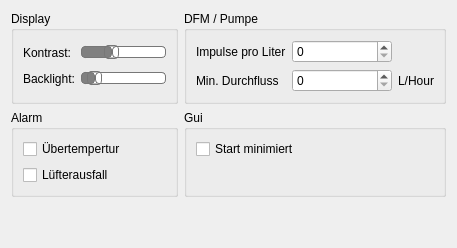
      <widget class="QWidget" name="tabOptionen">
       <attribute name="title">
        <string>Optionen</string>
       </attribute>
       <layout class="QGridLayout" name="gridLayout_27">
        <item row="2" column="2">
         <widget class="QGroupBox" name="groupBox_6">
          <property name="title">
           <string>Gui</string>
          </property>
          <layout class="QGridLayout" name="gridLayout_31">
           <item row="0" column="0" alignment="Qt::AlignTop">
            <widget class="QCheckBox" name="optionenStartMinimiert">
             <property name="text">
              <string>Start minimiert</string>
             </property>
            </widget>
           </item>
          </layout>
         </widget>
        </item>
        <item row="2" column="0" colspan="2">
         <widget class="QGroupBox" name="groupBox_3">
          <property name="title">
           <string>Alarm</string>
          </property>
          <layout class="QGridLayout" name="gridLayout_29">
           <item row="0" column="3">
            <spacer name="horizontalSpacer_4">
             <property name="orientation">
              <enum>Qt::Horizontal</enum>
             </property>
             <property name="sizeHint" stdset="0">
              <size>
               <width>40</width>
               <height>20</height>
              </size>
             </property>
            </spacer>
           </item>
           <item row="4" column="0">
            <widget class="QCheckBox" name="optionenAlarmLuefter">
             <property name="text">
              <string>Lüfterausfall</string>
             </property>
            </widget>
           </item>
           <item row="0" column="0">
            <widget class="QCheckBox" name="optionenAlarmTemperatur">
             <property name="text">
              <string>Übertempertur</string>
             </property>
            </widget>
           </item>
          </layout>
         </widget>
        </item>
        <item row="5" column="0" colspan="2">
         <spacer name="verticalSpacer_5">
          <property name="orientation">
           <enum>Qt::Vertical</enum>
          </property>
          <property name="sizeHint" stdset="0">
           <size>
            <width>20</width>
            <height>40</height>
           </size>
          </property>
         </spacer>
        </item>
        <item row="1" column="0" colspan="2">
         <widget class="QGroupBox" name="groupBox_4">
          <property name="title">
           <string>Display</string>
          </property>
          <layout class="QGridLayout" name="gridLayout_30">
           <item row="1" column="0">
            <widget class="QLabel" name="label_30">
             <property name="text">
              <string>Kontrast:</string>
             </property>
            </widget>
           </item>
           <item row="2" column="0">
            <widget class="QLabel" name="label_31">
             <property name="text">
              <string>Backlight:</string>
             </property>
            </widget>
           </item>
           <item row="2" column="1">
            <widget class="QSlider" name="optionenAnzeigeBeleuchtung">
             <property name="styleSheet">
              <string notr="true">QSlider::groove:horizontal {
border: 1px solid #bbb;
background: white;
height: 10px;
border-radius: 4px;
}

QSlider::sub-page:horizontal {
background: gray;
border: 1px solid #777;
height: 10px;
border-radius: 4px;
}

QSlider::add-page:horizontal {
background: #fff;
border: 1px solid #777;
height: 10px;
border-radius: 4px;
}

QSlider::handle:horizontal {
background: qlineargradient(x1:0, y1:0, x2:1, y2:1,
    stop:0 #eee, stop:1 #ccc);
border: 1px solid #777;
width: 13px;
margin-top: -2px;
margin-bottom: -2px;
border-radius: 4px;
}

QSlider::handle:horizontal:hover {
background: qlineargradient(x1:0, y1:0, x2:1, y2:1,
    stop:0 #fff, stop:1 #ddd);
border: 1px solid #444;
border-radius: 4px;
}

QSlider::sub-page:horizontal:disabled {
background: #bbb;
border-color: #999;
}

QSlider::add-page:horizontal:disabled {
background: #eee;
border-color: #999;
}

QSlider::handle:horizontal:disabled {
background: #eee;
border: 1px solid #aaa;
border-radius: 4px;
}</string>
             </property>
             <property name="maximum">
              <number>255</number>
             </property>
             <property name="value">
              <number>20</number>
             </property>
             <property name="orientation">
              <enum>Qt::Horizontal</enum>
             </property>
            </widget>
           </item>
           <item row="1" column="1">
            <widget class="QSlider" name="optionenAnzeigeKontrast">
             <property name="styleSheet">
              <string notr="true">QSlider::groove:horizontal {
border: 1px solid #bbb;
background: white;
height: 10px;
border-radius: 4px;
}

QSlider::sub-page:horizontal {
background: gray;
border: 1px solid #777;
height: 10px;
border-radius: 4px;
}

QSlider::add-page:horizontal {
background: #fff;
border: 1px solid #777;
height: 10px;
border-radius: 4px;
}

QSlider::handle:horizontal {
background: qlineargradient(x1:0, y1:0, x2:1, y2:1,
    stop:0 #eee, stop:1 #ccc);
border: 1px solid #777;
width: 13px;
margin-top: -2px;
margin-bottom: -2px;
border-radius: 4px;
}

QSlider::handle:horizontal:hover {
background: qlineargradient(x1:0, y1:0, x2:1, y2:1,
    stop:0 #fff, stop:1 #ddd);
border: 1px solid #444;
border-radius: 4px;
}

QSlider::sub-page:horizontal:disabled {
background: #bbb;
border-color: #999;
}

QSlider::add-page:horizontal:disabled {
background: #eee;
border-color: #999;
}

QSlider::handle:horizontal:disabled {
background: #eee;
border: 1px solid #aaa;
border-radius: 4px;
}</string>
             </property>
             <property name="maximum">
              <number>63</number>
             </property>
             <property name="value">
              <number>20</number>
             </property>
             <property name="orientation">
              <enum>Qt::Horizontal</enum>
             </property>
            </widget>
           </item>
          </layout>
         </widget>
        </item>
        <item row="1" column="2">
         <widget class="QGroupBox" name="groupBox_5">
          <property name="maximumSize">
           <size>
            <width>16777215</width>
            <height>16777215</height>
           </size>
          </property>
          <property name="title">
           <string>DFM / Pumpe</string>
          </property>
          <property name="alignment">
           <set>Qt::AlignLeading|Qt::AlignLeft|Qt::AlignTop</set>
          </property>
          <layout class="QGridLayout" name="gridLayout_28">
           <item row="0" column="0">
            <widget class="QLabel" name="label_28">
             <property name="maximumSize">
              <size>
               <width>120</width>
               <height>16777215</height>
              </size>
             </property>
             <property name="text">
              <string>Impulse pro Liter</string>
             </property>
            </widget>
           </item>
           <item row="0" column="2">
            <widget class="QSpinBox" name="optionenDfmImpulse">
             <property name="minimumSize">
              <size>
               <width>50</width>
               <height>0</height>
              </size>
             </property>
             <property name="maximumSize">
              <size>
               <width>120</width>
               <height>16777215</height>
              </size>
             </property>
             <property name="maximum">
              <number>255</number>
             </property>
            </widget>
           </item>
           <item row="1" column="0">
            <widget class="QLabel" name="label_24">
             <property name="text">
              <string>Min. Durchfluss</string>
             </property>
            </widget>
           </item>
           <item row="1" column="2">
            <widget class="QSpinBox" name="optionenAlarmMinDurchfluss">
             <property name="minimumSize">
              <size>
               <width>100</width>
               <height>0</height>
              </size>
             </property>
             <property name="maximumSize">
              <size>
               <width>100</width>
               <height>16777215</height>
              </size>
             </property>
             <property name="maximum">
              <number>5000</number>
             </property>
            </widget>
           </item>
           <item row="1" column="3">
            <widget class="QLabel" name="label_29">
             <property name="text">
              <string>L/Hour</string>
             </property>
            </widget>
           </item>
          </layout>
         </widget>
        </item>
       </layout>
      </widget>
